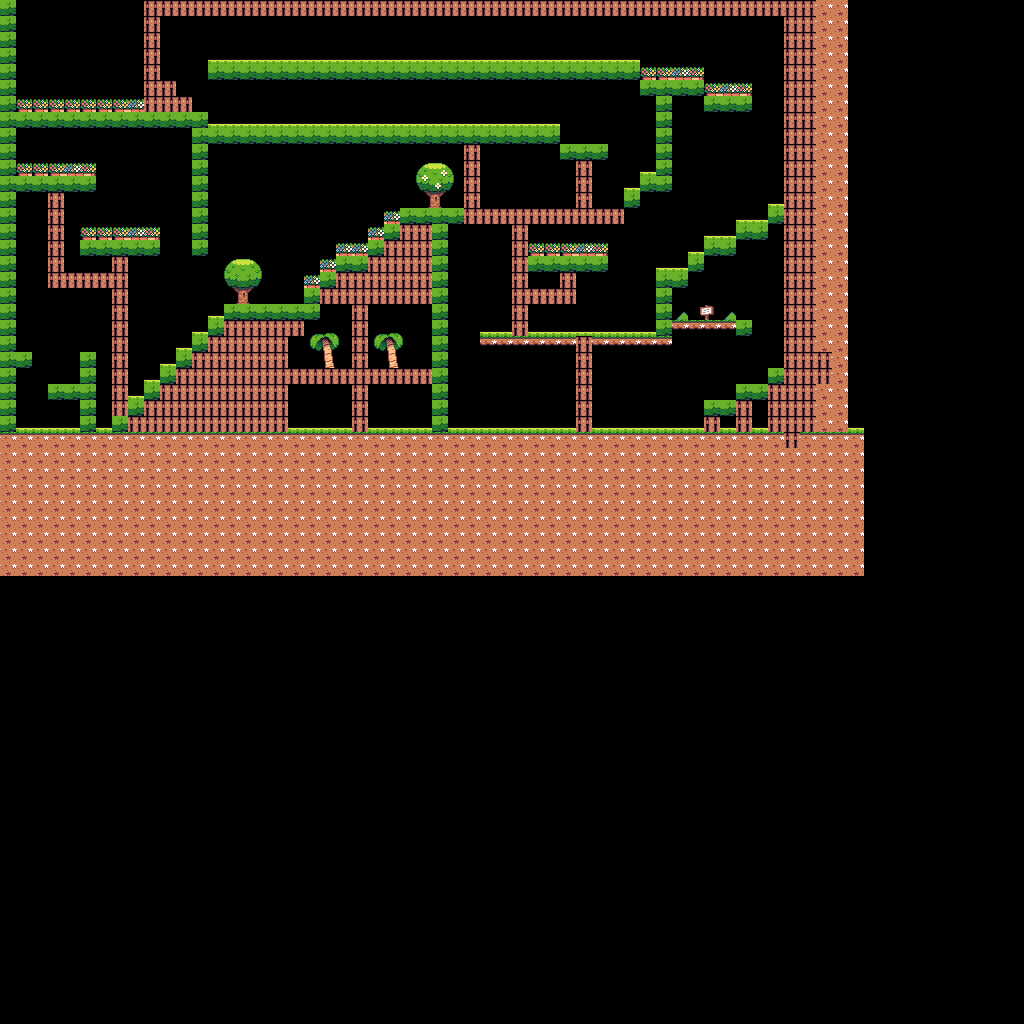

The image is a tile-based game level rendered from a .tmx file. Its description and source (layers, tilesets, objects; grid data summarised) follow:
An orthogonal 64x64 tile map with 16x16 px tiles, 1 tile layer (Platform), 1 hidden layer not drawn and 56 objects (RespawnHero, RespawnEnemy, END, Respawn, EnemyPathWay [1]).

<map version="1.9" tiledversion="1.9.2" orientation="orthogonal" renderorder="right-down" width="64" height="64" tilewidth="16" tileheight="16" infinite="0" nextlayerid="6" nextobjectid="365">
 <tileset firstgid="1" name="Season Set" tilewidth="16" tileheight="16" tilecount="24150" columns="230">
  <image source="Final/Season/Season Set.png" width="3691" height="1694" />
  <tile id="5371">
   <animation>
    <frame tileid="2841" duration="100" />
   </animation>
  </tile>
  <wangsets>
   <wangset name="Unnamed Set" type="corner" tile="-1">
    <wangcolor name="" color="#ff0000" tile="-1" probability="1" />
    <wangcolor name="" color="#00ff00" tile="-1" probability="1" />
   </wangset>
  </wangsets>
 </tileset>
 <layer id="5" name="background" width="64" height="64" visible="0">
  <data>[4096 cells, 1984 non-empty, 1984 distinct tile ids]</data>
 </layer>
 <layer id="1" name="Platform" width="64" height="64">
  <data>[4096 cells, 1177 non-empty, 45 distinct tile ids]</data>
 </layer>
 <objectgroup id="2" name="Collisions">
  <object id="266" name="Respawn" class="RespawnHero" x="17.8023" y="390.849" width="28.6458" height="30.6042" />
  <object id="267" name="Respawn" class="RespawnEnemy" x="248.261" y="252.683" width="18.3125" height="19.2708" />
  <object id="268" name="END" x="694.511" y="275.266" width="29.3125" height="35.9375" />
  <object id="269" x="-4.25" y="429.636" width="872" height="19.6818" />
  <object id="274" x="147.205" y="379.295" width="75.5455" height="37.5227" />
  <object id="275" x="113.068" y="411.443" width="15.75" height="22.25" />
  <object id="276" x="162.136" y="363.295" width="60.8181" height="22.2727" />
  <object id="277" x="178.295" y="347.045" width="29.5455" height="21.7273" />
  <object id="278" x="193.443" y="332.318" width="15.8977" height="19.5909" />
  <object id="279" x="49.2197" y="383.878" width="30.625" height="16.25" />
  <object id="280" x="13.5833" y="352.151" width="17.375" height="16.125" />
  <object id="283" x="15.6139" y="113.636" width="191.273" height="13.9091" />
  <object id="284" x="159.443" y="95.9545" width="30.9886" height="16.6364" />
  <object id="285" x="142.25" y="16.4432" width="17" height="95" />
  <object id="286" x="142.477" y="-0.318182" width="658.545" height="17" />
  <object id="287" x="209.72" y="61.1213" width="428.909" height="19.1818" />
  <object id="288" x="640.266" y="82.0909" width="64.2419" height="14.4659" />
  <object id="289" x="704.993" y="97.9034" width="47.8783" height="13.1932" />
  <object id="291" x="769.561" y="205.313" width="29.8555" height="19.1932" />
  <object id="292" x="736.47" y="222.063" width="31.6964" height="17.5114" />
  <object id="293" x="705.22" y="238.403" width="31.2192" height="17.7841" />
  <object id="294" x="656.924" y="271.017" width="32.06" height="17.1705" />
  <object id="297" x="672.546" y="319.76" width="63.7419" height="10.2841" />
  <object id="302" x="785.796" y="0.380682" width="61.5752" height="428.875" />
  <object id="303" x="478.879" y="333.313" width="176.697" height="13.1932" />
  <object id="304" x="82.9094" y="241.304" width="77.7419" height="16.125" />
  <object id="305" x="80.5833" y="351.295" width="15.6667" height="79.3409" />
  <object id="306" x="-1.41667" y="1.15168" width="17" height="450.166" />
  <object id="310" x="191.333" y="127.485" width="17" height="128.5" />
  <object id="311" x="210.144" y="126.106" width="349.833" height="18.2121" />
  <object id="315" x="560.379" y="145.926" width="46.9464" height="15.2614" />
  <object id="317" x="657.682" y="287.318" width="14.8182" height="59.5" />
  <object id="318" name="Respawn" x="373.833" y="39.485" width="16" height="20" />
  <object id="328" x="209.524" y="316.693" width="77.9645" height="51.0039" rotation="359.787" />
  <object id="329" x="223.692" y="367.231" width="47.2045" height="16.9545" />
  <object id="330" x="226.167" y="305.505" width="94.6383" height="15.9308" />
  <object id="333" x="337.469" y="257.773" width="30.1773" height="14.9545" />
  <object id="340" x="655.5" y="83.25" width="17" height="107.417" />
  <object id="341" x="688.811" y="254.233" width="15.7419" height="18.0795" />
  <object id="347" x="624.481" y="189.563" width="15.5146" height="18.375" />
  <object id="348" x="641.811" y="173.267" width="14.0601" height="18.9205" />
  <object id="350" x="129.545" y="395.682" width="15.5" height="37.8182" />
  <object id="351" x="305.614" y="289.33" width="16.0227" height="19.5909" />
  <object id="352" x="321.114" y="273.83" width="16.0227" height="19.3409" />
  <object id="353" x="368.273" y="241.705" width="16" height="17.5682" />
  <object id="354" x="385" y="224.091" width="15.0909" height="16.6364" />
  <object id="355" x="401.455" y="208.909" width="62.2727" height="15.4545" />
  <object id="356" x="431.227" y="224.432" width="15.1818" height="209.773" />
  <object id="358" x="463.636" y="210.545" width="160.33" height="13.0909" />
  <object id="359" x="160.324" y="82.2273" width="14.4431" height="14.8182" />
  <object id="360" x="736.584" y="319.733" width="15.4919" height="13.8977" />
  <object id="361" x="770.368" y="368.96" width="13.8669" height="15.1704" />
  <object id="362" x="737.822" y="385.722" width="30.5336" height="14.0454" />
  <object id="363" x="704.993" y="401.926" width="31.2419" height="14.0227" />
  <object id="364" x="529.129" y="256.604" width="77.7419" height="16.125" />
 </objectgroup>
 <objectgroup id="3" name="EnemyPathWay">
  <object id="319" name="EnemyPathWay [1]" x="248.833" y="96.5415" width="290.334" height="32" />
 </objectgroup>
</map>